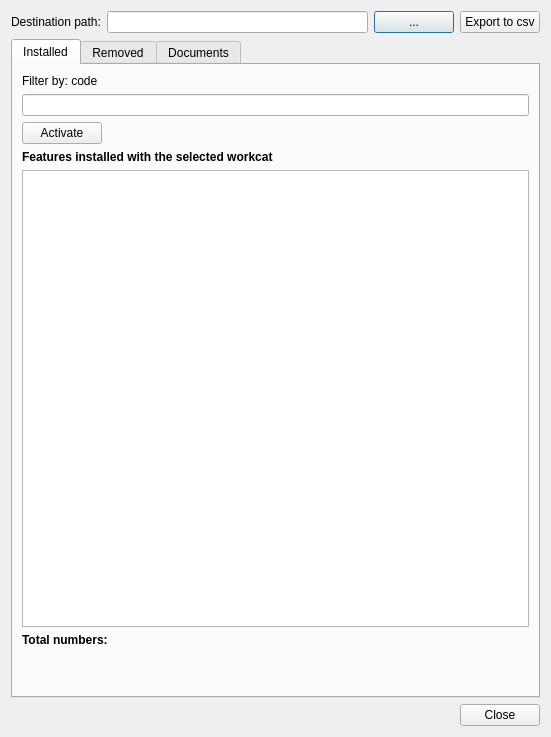
<?xml version="1.0" encoding="UTF-8"?>
<ui version="4.0">
 <class>dlg_search_workcat</class>
 <widget class="QDialog" name="dlg_search_workcat">
  <property name="geometry">
   <rect>
    <x>0</x>
    <y>0</y>
    <width>551</width>
    <height>737</height>
   </rect>
  </property>
  <property name="sizePolicy">
   <sizepolicy hsizetype="Fixed" vsizetype="Preferred">
    <horstretch>0</horstretch>
    <verstretch>0</verstretch>
   </sizepolicy>
  </property>
  <property name="windowTitle">
   <string>Workcat search</string>
  </property>
  <layout class="QGridLayout" name="gridLayout_6">
   <item row="0" column="0">
    <layout class="QHBoxLayout" name="horizontalLayout">
     <item>
      <widget class="QLabel" name="lbl_destination_path">
       <property name="text">
        <string>Destination path:</string>
       </property>
      </widget>
     </item>
     <item>
      <widget class="QLineEdit" name="txt_path"/>
     </item>
     <item>
      <widget class="QPushButton" name="btn_path">
       <property name="text">
        <string>...</string>
       </property>
      </widget>
     </item>
     <item>
      <widget class="QPushButton" name="btn_export_to_csv">
       <property name="text">
        <string>Export to csv</string>
       </property>
      </widget>
     </item>
    </layout>
   </item>
   <item row="1" column="0">
    <widget class="QTabWidget" name="tabWidget">
     <property name="currentIndex">
      <number>0</number>
     </property>
     <widget class="QWidget" name="tab_init">
      <attribute name="title">
       <string>Installed</string>
      </attribute>
      <layout class="QGridLayout" name="gridLayout_4">
       <item row="2" column="0">
        <layout class="QGridLayout" name="gridLayout_2">
         <item row="0" column="1">
          <spacer name="horizontalSpacer_2">
           <property name="orientation">
            <enum>Qt::Horizontal</enum>
           </property>
           <property name="sizeHint" stdset="0">
            <size>
             <width>40</width>
             <height>20</height>
            </size>
           </property>
          </spacer>
         </item>
         <item row="0" column="0">
          <widget class="QPushButton" name="btn_state1">
           <property name="maximumSize">
            <size>
             <width>10000</width>
             <height>16777215</height>
            </size>
           </property>
           <property name="text">
            <string>Activate</string>
           </property>
          </widget>
         </item>
        </layout>
       </item>
       <item row="1" column="0">
        <widget class="QLineEdit" name="txt_name"/>
       </item>
       <item row="4" column="0">
        <widget class="QTableView" name="tbl_psm">
         <property name="sortingEnabled">
          <bool>true</bool>
         </property>
        </widget>
       </item>
       <item row="3" column="0">
        <widget class="QLabel" name="lbl_feat_ini">
         <property name="font">
          <font>
           <weight>75</weight>
           <bold>true</bold>
          </font>
         </property>
         <property name="text">
          <string>Features installed with the selected workcat</string>
         </property>
        </widget>
       </item>
       <item row="0" column="0">
        <widget class="QLabel" name="lbl_init">
         <property name="text">
          <string>Filter by: code</string>
         </property>
        </widget>
       </item>
       <item row="5" column="0">
        <layout class="QGridLayout" name="gridLayout_7">
         <item row="0" column="0">
          <widget class="QLabel" name="lbl_total1">
           <property name="text">
            <string>&lt;html&gt;&lt;head/&gt;&lt;body&gt;&lt;p&gt;&lt;span style=&quot; font-weight:600;&quot;&gt;Total numbers:&lt;/span&gt;&lt;/p&gt;&lt;/body&gt;&lt;/html&gt;</string>
           </property>
          </widget>
         </item>
         <item row="1" column="2">
          <widget class="QLabel" name="lbl_total_gully">
           <property name="text">
            <string/>
           </property>
          </widget>
         </item>
         <item row="1" column="1">
          <widget class="QLabel" name="lbl_total_connec">
           <property name="text">
            <string/>
           </property>
          </widget>
         </item>
         <item row="2" column="0">
          <widget class="QLabel" name="lbl_total_node">
           <property name="text">
            <string/>
           </property>
          </widget>
         </item>
         <item row="2" column="1">
          <widget class="QLabel" name="lbl_total_element">
           <property name="text">
            <string/>
           </property>
          </widget>
         </item>
         <item row="1" column="0">
          <widget class="QLabel" name="lbl_total_arc">
           <property name="text">
            <string/>
           </property>
          </widget>
         </item>
         <item row="2" column="2">
          <widget class="QLabel" name="lbl_length">
           <property name="text">
            <string/>
           </property>
          </widget>
         </item>
        </layout>
       </item>
      </layout>
     </widget>
     <widget class="QWidget" name="tab_ended">
      <attribute name="title">
       <string>Removed</string>
      </attribute>
      <layout class="QGridLayout" name="gridLayout_5">
       <item row="3" column="0">
        <widget class="QLabel" name="lbl_feat_end">
         <property name="font">
          <font>
           <weight>75</weight>
           <bold>true</bold>
          </font>
         </property>
         <property name="text">
          <string>Features removed with the selected workcat</string>
         </property>
        </widget>
       </item>
       <item row="4" column="0">
        <widget class="QTableView" name="tbl_psm_end">
         <property name="sortingEnabled">
          <bool>true</bool>
         </property>
        </widget>
       </item>
       <item row="0" column="0">
        <widget class="QLabel" name="lbl_end">
         <property name="text">
          <string>Filter by: code</string>
         </property>
        </widget>
       </item>
       <item row="2" column="0">
        <layout class="QGridLayout" name="gridLayout_3">
         <item row="0" column="0">
          <widget class="QPushButton" name="btn_state0">
           <property name="maximumSize">
            <size>
             <width>100000</width>
             <height>16777215</height>
            </size>
           </property>
           <property name="text">
            <string>Activate</string>
           </property>
          </widget>
         </item>
         <item row="0" column="1">
          <spacer name="horizontalSpacer_3">
           <property name="orientation">
            <enum>Qt::Horizontal</enum>
           </property>
           <property name="sizeHint" stdset="0">
            <size>
             <width>40</width>
             <height>20</height>
            </size>
           </property>
          </spacer>
         </item>
        </layout>
       </item>
       <item row="1" column="0">
        <widget class="QLineEdit" name="txt_name_end"/>
       </item>
       <item row="5" column="0">
        <layout class="QGridLayout" name="gridLayout_8">
         <item row="1" column="1">
          <widget class="QLabel" name="lbl_total_connec_end">
           <property name="text">
            <string/>
           </property>
          </widget>
         </item>
         <item row="1" column="0">
          <widget class="QLabel" name="lbl_total_arc_end">
           <property name="text">
            <string/>
           </property>
          </widget>
         </item>
         <item row="2" column="0">
          <widget class="QLabel" name="lbl_total_node_end">
           <property name="text">
            <string/>
           </property>
          </widget>
         </item>
         <item row="1" column="2">
          <widget class="QLabel" name="lbl_total_gully_end">
           <property name="text">
            <string/>
           </property>
          </widget>
         </item>
         <item row="2" column="1">
          <widget class="QLabel" name="lbl_total_element_end">
           <property name="text">
            <string/>
           </property>
          </widget>
         </item>
         <item row="0" column="0">
          <widget class="QLabel" name="lbl_total2">
           <property name="text">
            <string>&lt;html&gt;&lt;head/&gt;&lt;body&gt;&lt;p&gt;&lt;span style=&quot; font-weight:600;&quot;&gt;Total numbers:&lt;/span&gt;&lt;/p&gt;&lt;/body&gt;&lt;/html&gt;</string>
           </property>
          </widget>
         </item>
         <item row="2" column="2">
          <widget class="QLabel" name="lbl_length_end">
           <property name="text">
            <string/>
           </property>
          </widget>
         </item>
        </layout>
       </item>
      </layout>
     </widget>
     <widget class="QWidget" name="tab_doc">
      <attribute name="title">
       <string>Documents</string>
      </attribute>
      <layout class="QGridLayout" name="gridLayout">
       <item row="0" column="0">
        <layout class="QHBoxLayout" name="horizontalLayout_14">
         <item>
          <widget class="QComboBox" name="doc_id">
           <property name="sizePolicy">
            <sizepolicy hsizetype="Preferred" vsizetype="Preferred">
             <horstretch>0</horstretch>
             <verstretch>0</verstretch>
            </sizepolicy>
           </property>
           <property name="editable">
            <bool>true</bool>
           </property>
          </widget>
         </item>
         <item>
          <spacer name="horizontalSpacer_19">
           <property name="orientation">
            <enum>Qt::Horizontal</enum>
           </property>
           <property name="sizeHint" stdset="0">
            <size>
             <width>40</width>
             <height>20</height>
            </size>
           </property>
          </spacer>
         </item>
         <item>
          <widget class="QPushButton" name="btn_doc_insert">
           <property name="text">
            <string/>
           </property>
           <property name="icon">
            <iconset>
             <normaloff>../icons/111b.png</normaloff>../icons/111b.png</iconset>
           </property>
          </widget>
         </item>
         <item>
          <widget class="QPushButton" name="btn_doc_delete">
           <property name="icon">
            <iconset>
             <normaloff>../icons/112b.png</normaloff>../icons/112b.png</iconset>
           </property>
          </widget>
         </item>
         <item>
          <widget class="QPushButton" name="btn_doc_new">
           <property name="text">
            <string/>
           </property>
           <property name="icon">
            <iconset>
             <normaloff>../icons/34.png</normaloff>../icons/34.png</iconset>
           </property>
          </widget>
         </item>
         <item>
          <widget class="QPushButton" name="btn_open_doc">
           <property name="text">
            <string/>
           </property>
           <property name="icon">
            <iconset>
             <normaloff>../icons/170b.png</normaloff>../icons/170b.png</iconset>
           </property>
          </widget>
         </item>
        </layout>
       </item>
       <item row="1" column="0">
        <widget class="QTableView" name="tbl_document">
         <property name="sortingEnabled">
          <bool>true</bool>
         </property>
        </widget>
       </item>
      </layout>
     </widget>
    </widget>
   </item>
   <item row="2" column="0">
    <layout class="QGridLayout" name="lyt_buttons">
     <item row="0" column="0">
      <spacer name="horizontalSpacer">
       <property name="orientation">
        <enum>Qt::Horizontal</enum>
       </property>
       <property name="sizeHint" stdset="0">
        <size>
         <width>40</width>
         <height>20</height>
        </size>
       </property>
      </spacer>
     </item>
     <item row="0" column="1">
      <widget class="QPushButton" name="btn_close">
       <property name="sizePolicy">
        <sizepolicy hsizetype="Fixed" vsizetype="Fixed">
         <horstretch>0</horstretch>
         <verstretch>0</verstretch>
        </sizepolicy>
       </property>
       <property name="text">
        <string>Close</string>
       </property>
      </widget>
     </item>
    </layout>
   </item>
  </layout>
 </widget>
 <resources/>
 <connections/>
</ui>
